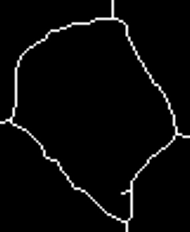
#> input picture data/ciclo_esempio.png, 190 x 232 px
$ python close_contours.py --input ../data/ciclo_esempio.png
#> lines starting #> are read from the running program, lines starting #| are printed output that depends on the picture; after the words box and inside, x2 and y2 are one past the last pixel; in counts of white or black regions, pixels touching at a corner belong together
#!/usr/bin/env python3
# -*- coding: utf-8 -*-
"""
Script per chiudere i contorni aperti in maschere binarie di fibre muscolari.

Questo script prende una maschera binaria esistente e chiude i gap nei contorni
usando operazioni morfologiche.
"""

import argparse
from pathlib import Path

import cv2
import numpy as np
import matplotlib.pyplot as plt
from skimage import morphology, measure


def close_fiber_contours(binary_mask, closing_size=3, fill_holes=True, min_fiber_size=500):
    """
    Chiude i contorni aperti nella maschera binaria.

    Args:
        binary_mask: Maschera binaria (0=sfondo, 255=fibre)
        closing_size: Dimensione del kernel per l'operazione di closing (default: 3)
        fill_holes: Se True, riempie anche i buchi interni (default: True)
        min_fiber_size: Area minima in pixel per considerare un oggetto come fibra (default: 500)

    Returns:
        Maschera binaria con contorni chiusi
    """
    # Converti in booleano
    mask_bool = binary_mask > 0

    # 1. PRIMA rimuovi il rumore - oggetti troppo piccoli
    print(f"Rimozione rumore (oggetti < {min_fiber_size} pixel)...")
    cleaned = morphology.remove_small_objects(mask_bool, min_size=min_fiber_size)

    # 2. Operazione di Closing morfologico - chiude gap piccoli
    print(f"Applicazione closing morfologico (kernel size: {closing_size})...")
    closed = morphology.binary_closing(cleaned, morphology.disk(closing_size))

    # 3. Riempimento buchi (opzionale)
    if fill_holes:
        print("Riempimento buchi interni...")
        closed = morphology.remove_small_holes(closed, area_threshold=100)

    # 4. Pulizia finale: rimuovi eventuali nuovi piccoli oggetti
    print("Pulizia finale...")
    closed = morphology.remove_small_objects(closed, min_size=min_fiber_size)

    # Converti in uint8
    result = (closed * 255).astype(np.uint8)

    return result


def analyze_improvements(original, closed):
    """Analizza i miglioramenti apportati."""
    # Conta le componenti connesse
    original_labels = measure.label(original > 0)
    closed_labels = measure.label(closed > 0)

    n_original = original_labels.max()
    n_closed = closed_labels.max()

    # Calcola pixel aggiunti/rimossi
    pixels_added = np.sum((closed > 0) & (original == 0))
    pixels_removed = np.sum((closed == 0) & (original > 0))

    return {
        'original_fibers': n_original,
        'closed_fibers': n_closed,
        'pixels_added': pixels_added,
        'pixels_removed': pixels_removed
    }


def visualize_results(original, closed, output_dir, base_name, stats):
    """Crea visualizzazioni del prima/dopo."""
    output_dir = Path(output_dir)
    output_dir.mkdir(parents=True, exist_ok=True)

    # Crea visualizzazione con colori casuali per ogni fibra
    print("Creazione visualizzazione fibre colorate...")

    # Etichetta le componenti connesse nell'originale
    labeled_original = measure.label(original > 0)
    n_fibers_original = labeled_original.max()

    # Genera colori casuali per ogni fibra
    np.random.seed(42)  # Per riproducibilità
    colors_original = np.random.randint(0, 255, size=(n_fibers_original + 1, 3))
    colors_original[0] = [0, 0, 0]  # Sfondo nero

    # Crea immagine colorata
    colored_original = colors_original[labeled_original]

    # Etichetta le componenti connesse nel risultato chiuso
    labeled_closed = measure.label(closed > 0)
    n_fibers_closed = labeled_closed.max()

    colors_closed = np.random.randint(0, 255, size=(n_fibers_closed + 1, 3))
    colors_closed[0] = [0, 0, 0]  # Sfondo nero

    colored_closed = colors_closed[labeled_closed]

    # Salva visualizzazioni colorate
    colored_orig_path = output_dir / f"{base_name}_original_colored.png"
    cv2.imwrite(str(colored_orig_path), cv2.cvtColor(colored_original.astype(np.uint8), cv2.COLOR_RGB2BGR))
    print(f"Originale colorato salvato in: {colored_orig_path} ({n_fibers_original} fibre)")

    colored_closed_path = output_dir / f"{base_name}_closed_colored.png"
    cv2.imwrite(str(colored_closed_path), cv2.cvtColor(colored_closed.astype(np.uint8), cv2.COLOR_RGB2BGR))
    print(f"Chiuso colorato salvato in: {colored_closed_path} ({n_fibers_closed} fibre)")

    # Crea immagine delle differenze
    # Verde = pixel aggiunti (contorni chiusi)
    # Rosso = pixel rimossi
    # Bianco = invariato
    diff_image = np.zeros((*original.shape, 3), dtype=np.uint8)

    # Pixel invariati (bianchi)
    both = (original > 0) & (closed > 0)
    diff_image[both] = [255, 255, 255]

    # Pixel aggiunti (verdi) - contorni chiusi
    added = (closed > 0) & (original == 0)
    diff_image[added] = [0, 255, 0]

    # Pixel rimossi (rossi)
    removed = (closed == 0) & (original > 0)
    diff_image[removed] = [255, 0, 0]

    # Visualizzazione
    fig, axes = plt.subplots(2, 2, figsize=(16, 16))

    # Originale
    axes[0, 0].imshow(original, cmap='gray')
    axes[0, 0].set_title(f'Maschera Originale\n({stats["original_fibers"]} componenti)',
                        fontsize=12, fontweight='bold')
    axes[0, 0].axis('off')

    # Dopo closing
    axes[0, 1].imshow(closed, cmap='gray')
    axes[0, 1].set_title(f'Dopo Closing dei Contorni\n({stats["closed_fibers"]} componenti)',
                        fontsize=12, fontweight='bold')
    axes[0, 1].axis('off')

    # Differenze
    axes[1, 0].imshow(diff_image)
    axes[1, 0].set_title(f'Differenze\nVerde=Aggiunti ({stats["pixels_added"]:,}px), '
                        f'Rosso=Rimossi ({stats["pixels_removed"]:,}px)',
                        fontsize=12, fontweight='bold')
    axes[1, 0].axis('off')

    # Solo le aggiunte (contorni chiusi)
    only_added = np.zeros_like(diff_image)
    only_added[added] = [0, 255, 0]
    only_added[both] = [100, 100, 100]  # Grigio scuro per contesto
    axes[1, 1].imshow(only_added)
    axes[1, 1].set_title(f'Solo Pixel Aggiunti (verde)\nContorni Chiusi',
                        fontsize=12, fontweight='bold')
    axes[1, 1].axis('off')

    plt.tight_layout()

    # Salva visualizzazione
    vis_path = output_dir / f"{base_name}_closing_comparison.png"
    plt.savefig(vis_path, dpi=300, bbox_inches='tight')
    print(f"Visualizzazione salvata in: {vis_path}")
    plt.close()

    # Salva immagine delle differenze separata
    diff_path = output_dir / f"{base_name}_differences.png"
    cv2.imwrite(str(diff_path), cv2.cvtColor(diff_image, cv2.COLOR_RGB2BGR))
    print(f"Immagine differenze salvata in: {diff_path}")

    # Crea immagine dedicata solo per le chiusure (molto visibile)
    closures_highlight = np.zeros((*original.shape, 3), dtype=np.uint8)

    # Fibre originali in grigio chiaro (per contesto)
    closures_highlight[original > 0] = [180, 180, 180]

    # Chiusure in ROSSO brillante (ben visibile!)
    closures_highlight[added] = [255, 0, 0]

    # Salva immagine chiusure
    closures_path = output_dir / f"{base_name}_closures_only.png"
    cv2.imwrite(str(closures_path), cv2.cvtColor(closures_highlight, cv2.COLOR_RGB2BGR))
    print(f"Immagine solo chiusure salvata in: {closures_path}")

    # Crea anche versione con solo le chiusure su sfondo nero (senza contesto)
    closures_only_black = np.zeros((*original.shape, 3), dtype=np.uint8)
    closures_only_black[added] = [0, 255, 255]  # Ciano brillante

    closures_black_path = output_dir / f"{base_name}_closures_isolated.png"
    cv2.imwrite(str(closures_black_path), cv2.cvtColor(closures_only_black, cv2.COLOR_RGB2BGR))
    print(f"Immagine chiusure isolate salvata in: {closures_black_path}")


def main():
    """Funzione principale."""
    parser = argparse.ArgumentParser(
        description='Chiude i contorni aperti in maschere binarie di fibre muscolari'
    )
    parser.add_argument(
        '--input',
        type=str,
        required=True,
        help='Percorso alla maschera binaria di input'
    )
    parser.add_argument(
        '--output',
        type=str,
        default='output',
        help='Directory di output (default: output)'
    )
    parser.add_argument(
        '--closing-size',
        type=int,
        default=3,
        help='Dimensione kernel per closing morfologico (default: 3). Aumenta per gap più grandi'
    )
    parser.add_argument(
        '--no-fill-holes',
        action='store_true',
        help='Non riempire i buchi interni nelle fibre'
    )
    parser.add_argument(
        '--min-fiber-size',
        type=int,
        default=500,
        help='Area minima in pixel per considerare un oggetto come fibra (default: 500). Aumenta per filtrare più rumore'
    )

    args = parser.parse_args()

    print("=" * 60)
    print("CHIUSURA CONTORNI FIBRE MUSCOLARI")
    print("=" * 60)

    # Carica immagine
    print(f"\nCaricamento: {args.input}")
    original = cv2.imread(args.input, cv2.IMREAD_GRAYSCALE)
#> original is the input picture: shape (232, 190); min 0, max 255, mean 8.4
    if original is None:
        print(f"Errore: Impossibile caricare l'immagine: {args.input}")
        return

    print(f"Dimensioni immagine: {original.shape}")
#| Dimensioni immagine: (232, 190)
    print(f"Range valori: {original.min()} - {original.max()}")
#| Range valori: 0 - 255

    # Chiudi contorni
    print("\nProcessamento...")
    closed = close_fiber_contours(
        original,
        closing_size=args.closing_size,
        fill_holes=not args.no_fill_holes,
        min_fiber_size=args.min_fiber_size
    )
#> in close_fiber_contours, `mask_bool = binary_mask > 0`:
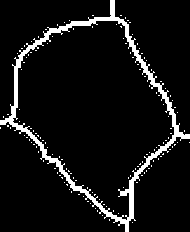
#> mask_bool: shape (232, 190) bool; 7.7% white; 140 white regions (139 under 20 px), largest, box (x1, y1, x2, y2) and area: (0, 0, 190, 232) 3129
#> in close_fiber_contours, `cleaned = morphology.remove_small_objects(mask_bool, min_size=min_fibe..`: cleaned: shape (232, 190) bool; 6.7% white; 1 white region, box (x1, y1, x2, y2) and area: (0, 0, 190, 232) 2955
#> in close_fiber_contours, `closed = morphology.binary_closing(cleaned, morphology.disk(closing_si..`: closed: shape (232, 190) bool; 7.5% white; 1 white region, box (x1, y1, x2, y2) and area: (0, 0, 190, 232) 3284

    # Analizza miglioramenti
    print("\nAnalisi risultati...")
    stats = analyze_improvements(original, closed)
#> in analyze_improvements, `original_labels = measure.label(original > 0)`:
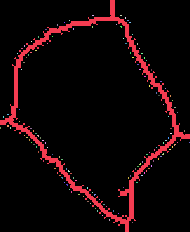
#> original_labels: shape (232, 190) int32; 141 distinct labels, from 0 to 140; one colour per label, 0 black
#> in analyze_improvements, `n_original = original_labels.max()`: n_original = 140
#> in analyze_improvements, `n_closed = closed_labels.max()`: n_closed = 1
#> in analyze_improvements, `pixels_added = np.sum((closed > 0) & (original == 0))`: pixels_added = 329
#> in analyze_improvements, `pixels_removed = np.sum((closed == 0) & (original > 0))`: pixels_removed = 423
#> stats = {'original_fibers': 140, 'closed_fibers': 1, 'pixels_added': 329, 'pixels_removed': 423}

    # Salva risultato
    output_dir = Path(args.output)
    output_dir.mkdir(parents=True, exist_ok=True)
    base_name = Path(args.input).stem

    output_path = output_dir / f"{base_name}_closed.png"
    cv2.imwrite(str(output_path), closed)
    print(f"Maschera chiusa salvata in: {output_path}")

    # Visualizza risultati
    print("\nCreazione visualizzazioni...")
    visualize_results(original, closed, args.output, base_name, stats)
#> in visualize_results, `n_fibers_original = labeled_original.max()`: n_fibers_original = 140
#> in visualize_results, `colors_original = np.random.randint(0, 255, size=(n_fibers_original + ..`: colors_original = 141 rows, first 8: [102, 179, 92], [14, 106, 71], [188, 20, 102], [121, 210, 214], [74, 202, 87], [116, 99, 103], [151, 130, 149], [52, 1, 87]
#> in visualize_results, `colored_original = colors_original[labeled_original]`:
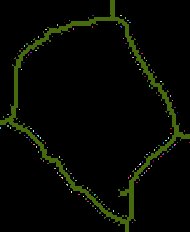
#> colored_original: shape (232, 190, 3) int64; mean of channels 0, 1, 2 1.8, 8.3, 5.8; drawn as B, G, R
#> in visualize_results, `n_fibers_closed = labeled_closed.max()`: n_fibers_closed = 1
#> in visualize_results, `colors_closed = np.random.randint(0, 255, size=(n_fibers_closed + 1, 3))`: colors_closed = [[207, 188, 168], [227, 160, 67]]
#> in visualize_results, `cv2.imwrite(str(colored_orig_path), cv2.cvtColor(colored_original.asty..`:
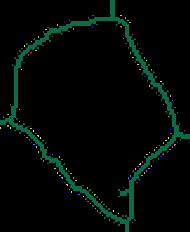
#> saved as ciclo_esempio_original_colored.png: shape (232, 190, 3); mean B, G, R 5.8, 8.3, 1.8
#| Originale colorato salvato in: output/ciclo_esempio_original_colored.png (140 fibre)
#| Chiuso colorato salvato in: output/ciclo_esempio_closed_colored.png (1 fibre)
#> in visualize_results, `added = (closed > 0) & (original == 0)`: added: shape (232, 190) bool; 0.75% white in thin lines or dots, all inside (x1, y1, x2, y2) = (3, 14, 185, 227)
#> in visualize_results, `removed = (closed == 0) & (original > 0)`: removed: shape (232, 190) bool; 0.96% white in thin lines or dots
#> in visualize_results, `plt.savefig(vis_path, dpi=300, bbox_inches='tight')`:
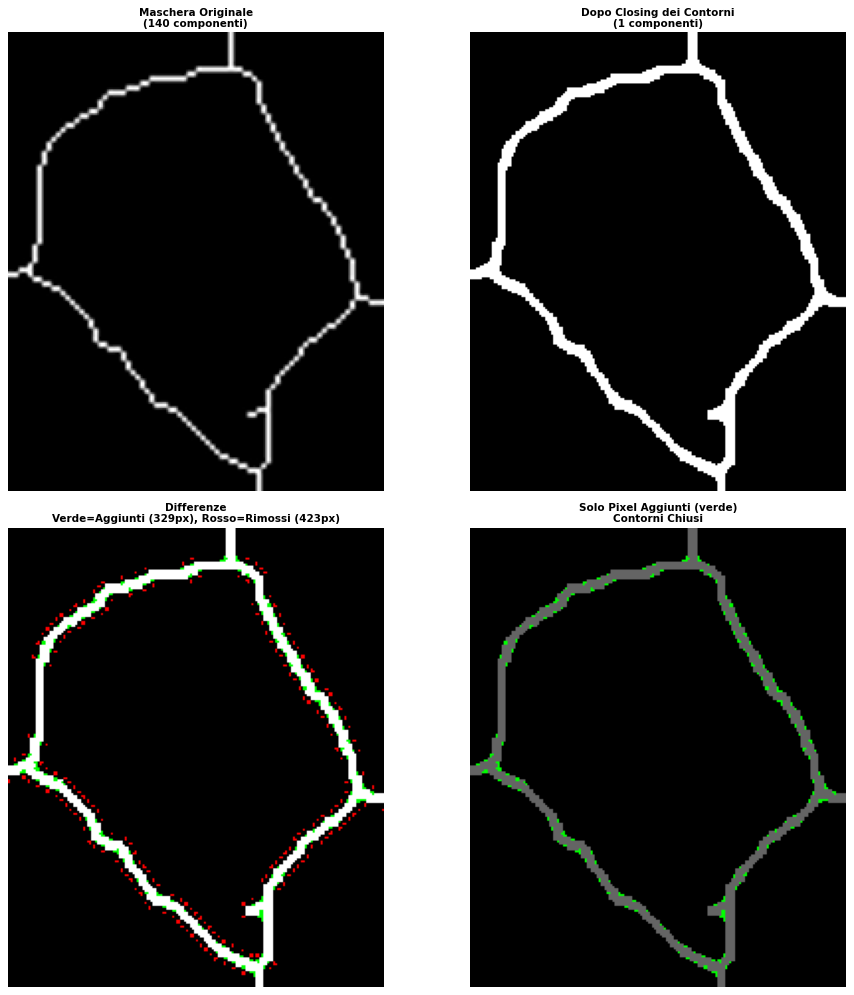
#> figure drawn by matplotlib, 4 panels
#> in visualize_results, `cv2.imwrite(str(closures_path), cv2.cvtColor(closures_highlight, cv2.C..`:
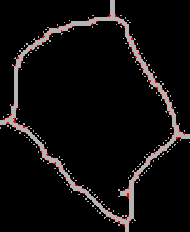
#> saved as ciclo_esempio_closures_only.png: shape (232, 190, 3); mean B, G, R 13.8, 13.8, 15.7
#> in visualize_results, `cv2.imwrite(str(closures_black_path), cv2.cvtColor(closures_only_black..`:
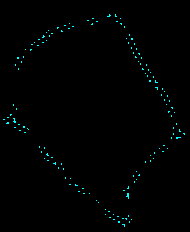
#> saved as ciclo_esempio_closures_isolated.png: shape (232, 190, 3); mean B, G, R 1.9, 1.9, 0

    # Stampa statistiche
    print("\n" + "=" * 60)
    print("STATISTICHE")
    print("=" * 60)
    print(f"Componenti originali: {stats['original_fibers']}")
#| Componenti originali: 140
    print(f"Componenti dopo closing: {stats['closed_fibers']}")
#| Componenti dopo closing: 1
    print(f"Differenza: {stats['closed_fibers'] - stats['original_fibers']}")
#| Differenza: -139
    print(f"\nPixel aggiunti (gap chiusi): {stats['pixels_added']:,}")
#| Pixel aggiunti (gap chiusi): 329
    print(f"Pixel rimossi (pulizia): {stats['pixels_removed']:,}")
#| Pixel rimossi (pulizia): 423
    print(f"Pixel netti aggiunti: {stats['pixels_added'] - stats['pixels_removed']:,}")
#| Pixel netti aggiunti: -94
    print("=" * 60)

    print("\nPROCESSAMENTO COMPLETATO!")
    print("=" * 60)


if __name__ == '__main__':
    main()
